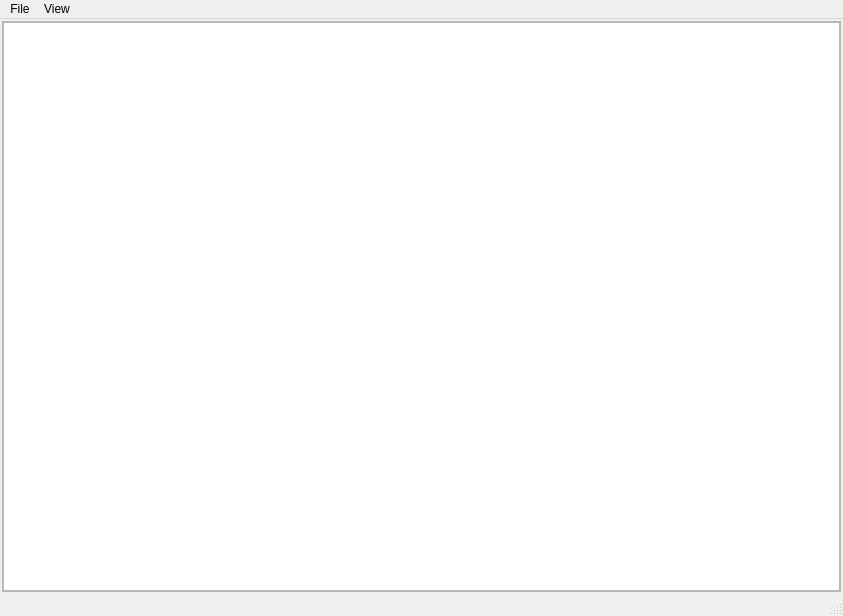
<?xml version="1.0" encoding="UTF-8"?>
<ui version="4.0">
 <class>MainWindow</class>
 <widget class="QMainWindow" name="MainWindow">
  <property name="geometry">
   <rect>
    <x>0</x>
    <y>0</y>
    <width>843</width>
    <height>616</height>
   </rect>
  </property>
  <property name="maximumSize">
   <size>
    <width>8430</width>
    <height>6350</height>
   </size>
  </property>
  <property name="windowTitle">
   <string>MainWindow</string>
  </property>
  <widget class="QWidget" name="centralwidget">
   <layout class="QHBoxLayout" name="horizontalLayout" stretch="1">
    <property name="spacing">
     <number>1</number>
    </property>
    <property name="leftMargin">
     <number>2</number>
    </property>
    <property name="topMargin">
     <number>2</number>
    </property>
    <property name="rightMargin">
     <number>2</number>
    </property>
    <property name="bottomMargin">
     <number>2</number>
    </property>
    <item>
     <widget class="QFrame" name="frame">
      <property name="frameShape">
       <enum>QFrame::StyledPanel</enum>
      </property>
      <property name="frameShadow">
       <enum>QFrame::Raised</enum>
      </property>
      <layout class="QVBoxLayout" name="verticalLayout">
       <property name="spacing">
        <number>0</number>
       </property>
       <property name="leftMargin">
        <number>0</number>
       </property>
       <property name="topMargin">
        <number>0</number>
       </property>
       <property name="rightMargin">
        <number>0</number>
       </property>
       <property name="bottomMargin">
        <number>0</number>
       </property>
       <item>
        <widget class="QListView" name="mainListView"/>
       </item>
      </layout>
     </widget>
    </item>
   </layout>
  </widget>
  <widget class="QMenuBar" name="menubar">
   <property name="geometry">
    <rect>
     <x>0</x>
     <y>0</y>
     <width>843</width>
     <height>20</height>
    </rect>
   </property>
   <widget class="QMenu" name="menuFile">
    <property name="title">
     <string>File</string>
    </property>
    <addaction name="actionExit"/>
   </widget>
   <widget class="QMenu" name="menuView">
    <property name="title">
     <string>View</string>
    </property>
    <addaction name="actionFlow"/>
    <addaction name="actionLists"/>
    <addaction name="actionAgenda"/>
   </widget>
   <addaction name="menuFile"/>
   <addaction name="menuView"/>
  </widget>
  <widget class="QStatusBar" name="statusbar"/>
  <action name="actionExit">
   <property name="text">
    <string>Exit</string>
   </property>
  </action>
  <action name="actionFlow">
   <property name="text">
    <string>Flow</string>
   </property>
  </action>
  <action name="actionLists">
   <property name="text">
    <string>Lists</string>
   </property>
  </action>
  <action name="actionAgenda">
   <property name="text">
    <string>Agenda</string>
   </property>
  </action>
 </widget>
 <resources/>
 <connections>
  <connection>
   <sender>actionExit</sender>
   <signal>triggered()</signal>
   <receiver>MainWindow</receiver>
   <slot>close()</slot>
   <hints>
    <hint type="sourcelabel">
     <x>-1</x>
     <y>-1</y>
    </hint>
    <hint type="destinationlabel">
     <x>421</x>
     <y>307</y>
    </hint>
   </hints>
  </connection>
 </connections>
</ui>
